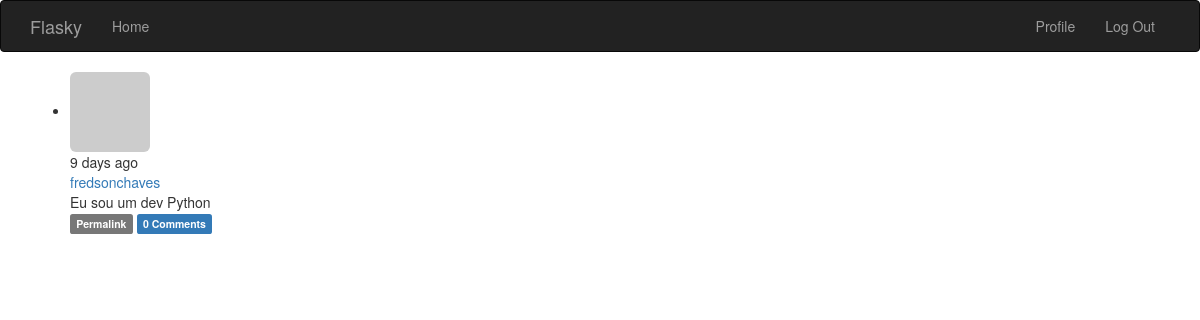
Screenshot of /post/1 (signed in) with the database file from the repository.
### app/models.py (models this page shows, shortened)
class Post(db.Model):
    __tablename__ = 'posts'
    id = db.Column(db.Integer, primary_key=True)
    body = db.Column(db.Text)
    timestamp = db.Column(db.DateTime, index=True, default=datetime.now)
    author_id = db.Column(db.Integer, db.ForeignKey('users.id'))
    body_html = db.Column(db.Text)
    comments = db.relationship('Comment', backref='post', lazy='dynamic')

class User(UserMixin, db.Model):
    __tablename__ = 'users'
    id = db.Column(db.Integer, primary_key=True)
    email = db.Column(db.String(64), unique=True, index=True)
    username = db.Column(db.String(64), unique=True, index=True)
    role_id = db.Column(db.Integer, db.ForeignKey('roles.id'))
    password_hash = db.Column(db.String(128))
    confirmed = db.Column(db.Boolean, default=False)
    name = db.Column(db.String(64))
    location = db.Column(db.String(64))
    about_me = db.Column(db.Text())
    member_since = db.Column(db.DateTime(), default=datetime.utcnow)
    last_seen = db.Column(db.DateTime(), default=datetime.utcnow)
    post = db.relationship('Post', backref='author', lazy='dynamic')
    followed = db.relationship('Follow',
                               foreign_keys=[Follow.follower_id],
                               backref=db.backref('follower', lazy='joined'),
                               lazy='dynamic',
                               cascade='all, delete-orphan')
    followers = db.relationship('Follow',
                                foreign_keys=[Follow.followed_id],
                                backref=db.backref('followed', lazy='joined'),
                                lazy='dynamic',
                                cascade='all, delete-orphan')
    comments = db.relationship('Comment', backref='author', lazy='dynamic')
    @property
    def password(self):
        raise AttributeError('Password is not a readable attribute')
    def can(self, perm):
        return self.role is not None and self.role.has_permission(perm)
    def is_administrator(self):
        return self.can(Permision.ADMIN)
    def ping(self):
        self.last_seen = datetime.utcnow()
        db.session.add(self)
        db.session.commit()
    def gravatar(self, size=100, default='identicon', rating=9):
        url = 'https://secure.gravatar.com/avatar'
        hash = hashlib.md5(self.email.lower().encode('utf-8')).hexdigest()
        return '{url}/{hash}?s={size}&d={default}&r={rating}'.format(url=url, hash=hash, size=size, default=default, rating=rating)

### app/main/views.py (the view)
@main.route('/post/<int:id>')
def post(id):
    post = Post.query.get_or_404(id)
    form = CommentForm()
    if form.validate_on_submit():
        comment = Comment(body=form.body.data, post=post, author=current_user._get_current_object())
        db.session.add(comment)
        db.session.commit()
        flash('Your comment has been published')
        return redirect(url_for('.post', id=post.id, page=-1))
    page = request.args.get('page', 1, type=int)
    if page == -1:
            page = (post.comments.count() - 1) // \
                current_app.config['FLASK_COMMENTS_PER_PAGE'] + 1
    pagination = post.comments.order_by(Comment.timestamp.asc()).paginate(
            page, per_page=current_app.config['FLASK_COMMENTS_PER_PAGE'],
            error_out=False)
    comments = pagination.items
    return render_template('post.html', posts=[post], form=form,
                           comments=comments, pagination=pagination)

### app/auth/views.py (called while the page is built)
@auth.before_app_request
def before_request():
    if current_user.is_authenticated:
        current_user.ping()
        if not current_user.confirmed and request.endpoint and request.blueprint != 'auth' and request.endpoint != 'static':
            return redirect(url_for('auth.unconfirmed'))

### app/main/__init__.py (called while the page is built)
@main.app_context_processor
def inject_permissions():
    return dict(Permision=Permision)

### app/models.py (called while the page is built)
@login_manager.user_loader
def load_user(user_id):
    return User.query.get(int(user_id))

    def has_permission(self, perm):
        return self.permissions & perm == perm

### app/templates/post.html
{% extends 'base.html' %}
{% block page_content %}
{% include '_posts.html' %}
{% endblock %}

### app/templates/_posts.html (shortened to what this page needs)
<ul class="posts">
    {% for post in posts %}
    <li class="post">
        <div class="post-thumbnail">
            <a href="{{ url_for('.user', username=post.author.username) }}">
                <img class="img-rounded profile-thumbnail" src="{{ post.author.gravatar(size=40) }}">
            </a>
        </div>
        <div class="post-content">
            <div class="post-date">{{ moment(post.timestamp).fromNow() }}</div>
            <div class="post-author"><a href="{{ url_for('.user', username=post.author.username) }}">{{ post.author.username }}</a></div>
            <div class="post-body">
                {% if post.body_html %}
                    {{ post.body_html | safe }}
                {% else %}
                    {{ post.body }}
                {% endif %}
            </div>
            <div class="post-footer">
                <a href="{{ url_for('.post', id=post.id) }}">
                    <span class="label label-default">Permalink</span>
                </a>
                <a href="{{ url_for('.post', id=post.id) }}#comments">
                    <span class="label label-primary">{{ post.comments.count() }} Comments</span>
                </a>
            </div>
        </div>
    </li>
    {% endfor %}
</ul>

### rows the page displays
Post: timestamp "9 days ago", author.username "fredsonchaves", body "Eu sou um dev Python", comments.count "0"
